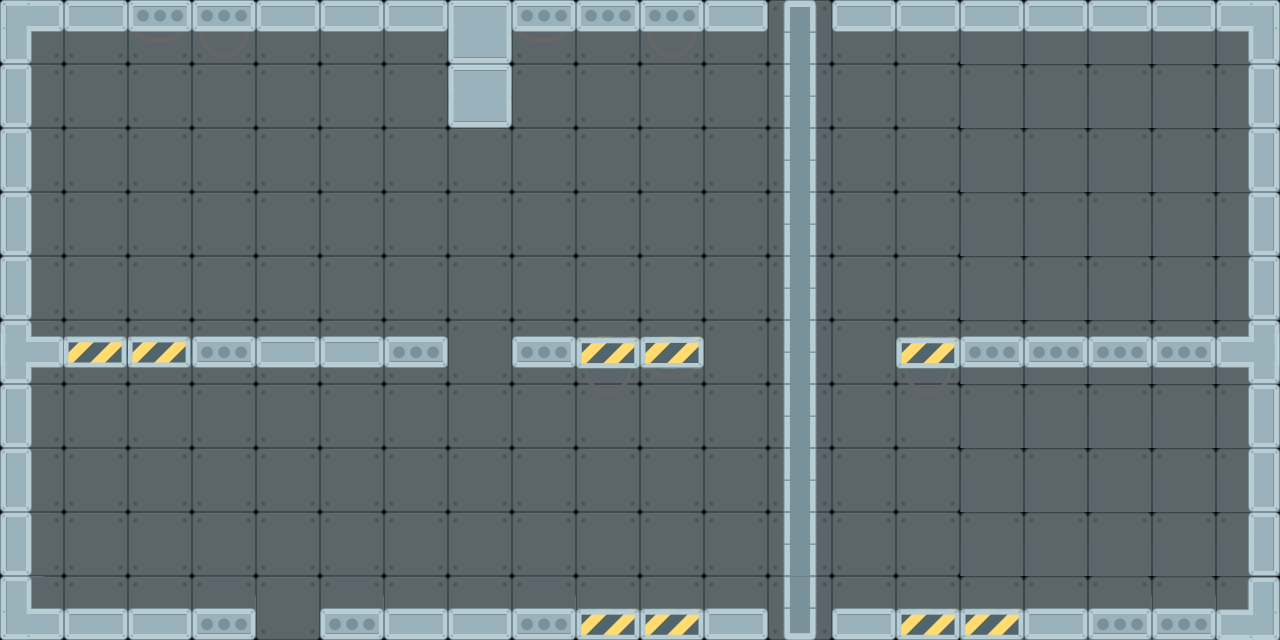

Below is a game level as drawn by its tile map, then a one-line description and the .tmx that defines it (tile-layer data replaced by summaries):
An orthogonal 20x10 tile map with 64x64 px tiles, 3 tile layers (background, floor, env) and 34 objects (11x light_soft, light_triangle, robot, assistant).

<map version="1.0" orientation="orthogonal" renderorder="right-down" width="20" height="10" tilewidth="64" tileheight="64" nextobjectid="112">
 <tileset firstgid="1" name="tiles" tilewidth="64" tileheight="64" tilecount="128" columns="16">
  <image source="../tiles.png" width="1024" height="512" />
 </tileset>
 <layer name="background" width="20" height="10" opacity="0.5">
  <data>[200 cells, 200 non-empty, 2 distinct tile ids]</data>
 </layer>
 <layer name="floor" width="20" height="10">
  <data>[200 cells, 70 non-empty, 22 distinct tile ids]</data>
 </layer>
 <layer name="env" width="20" height="10">
  <data>[200 cells, 10 non-empty, 3 distinct tile ids]</data>
 </layer>
 <objectgroup name="obstacles">
  <object id="1" x="2" y="-2" width="26" height="640" />
  <object id="2" x="1248" y="0" width="26" height="640" />
  <object id="3" x="2" y="4" width="1278" height="22" />
  <object id="5" x="5.33333" y="616" width="1274.67" height="28" />
  <object id="66" x="28" y="345" width="673.333" height="30.6667" />
  <object id="93" x="895.333" y="345" width="383" height="30.6667" />
  <object id="109" x="448" y="0" width="64" height="128" />
 </objectgroup>
 <objectgroup name="elevators">
  <object id="7" x="736" y="613.333" width="128" height="48">
   <properties>
    <property name="direction" value="0,1" />
    <property name="maxDistance" value="2.8" />
    <property name="name" value="elevator0" />
   </properties>
  </object>
 </objectgroup>
 <objectgroup name="switches">
  <object id="54" x="640" y="192" width="64" height="64">
   <properties>
    <property name="enabled" value="true" />
    <property name="name" value="switch0" />
    <property name="target" value="elevator0" />
   </properties>
  </object>
 </objectgroup>
 <objectgroup name="doors">
  <object id="68" x="64" y="146.667" width="128" height="192">
   <properties>
    <property name="levelId" value="6" />
   </properties>
  </object>
 </objectgroup>
 <objectgroup name="lights" visible="0">
  <object id="73" name="light_soft" x="518.667" y="153.333" width="64" height="64">
   <properties>
    <property name="alpha" value="0.05" />
    <property name="color" value="0xffE0F7FA" />
    <property name="height" value="700" />
    <property name="type" value="soft" />
    <property name="width" value="700" />
   </properties>
  </object>
  <object id="74" name="light_soft" x="134.667" y="153.333" width="64" height="64">
   <properties>
    <property name="alpha" value="0.05" />
    <property name="color" value="0xffE0F7FA" />
    <property name="height" value="700" />
    <property name="type" value="soft" />
    <property name="width" value="700" />
   </properties>
  </object>
  <object id="75" name="light_soft" x="326.667" y="153.333" width="64" height="64">
   <properties>
    <property name="alpha" value="0.05" />
    <property name="color" value="0xffE0F7FA" />
    <property name="height" value="700" />
    <property name="type" value="soft" />
    <property name="width" value="700" />
   </properties>
  </object>
  <object id="76" name="light_triangle" x="786" y="65" width="64" height="64">
   <properties>
    <property name="alpha" value="0.25" />
    <property name="color" value="0xffffffff" />
    <property name="height" value="1000" />
    <property name="type" value="triangle" />
    <property name="width" value="400" />
   </properties>
  </object>
  <object id="77" name="light_soft" x="319.667" y="446.333" width="64" height="64">
   <properties>
    <property name="alpha" value="0.05" />
    <property name="color" value="0xffE0F7FA" />
    <property name="height" value="500" />
    <property name="type" value="soft" />
    <property name="width" value="500" />
   </properties>
  </object>
  <object id="78" name="light_soft" x="127.667" y="446.333" width="64" height="64">
   <properties>
    <property name="alpha" value="0.05" />
    <property name="color" value="0xffE0F7FA" />
    <property name="height" value="500" />
    <property name="type" value="soft" />
    <property name="width" value="500" />
   </properties>
  </object>
  <object id="79" name="light_soft" x="511.667" y="446.333" width="64" height="64">
   <properties>
    <property name="alpha" value="0.05" />
    <property name="color" value="0xffE0F7FA" />
    <property name="height" value="500" />
    <property name="type" value="soft" />
    <property name="width" value="500" />
   </properties>
  </object>
  <object id="100" name="light_soft" x="1152" y="448" width="64" height="64">
   <properties>
    <property name="alpha" value="0.05" />
    <property name="color" value="0xffE0F7FA" />
    <property name="height" value="500" />
    <property name="type" value="soft" />
    <property name="width" value="500" />
   </properties>
  </object>
  <object id="102" name="light_soft" x="960" y="448" width="64" height="64">
   <properties>
    <property name="alpha" value="0.05" />
    <property name="color" value="0xffE0F7FA" />
    <property name="height" value="500" />
    <property name="type" value="soft" />
    <property name="width" value="500" />
   </properties>
  </object>
  <object id="103" name="light_soft" x="896" y="160" width="64" height="64">
   <properties>
    <property name="alpha" value="0.05" />
    <property name="color" value="0xffE0F7FA" />
    <property name="height" value="700" />
    <property name="type" value="soft" />
    <property name="width" value="700" />
   </properties>
  </object>
  <object id="104" name="light_soft" x="1088" y="160" width="64" height="64">
   <properties>
    <property name="alpha" value="0.05" />
    <property name="color" value="0xffE0F7FA" />
    <property name="height" value="700" />
    <property name="type" value="soft" />
    <property name="width" value="700" />
   </properties>
  </object>
  <object id="105" name="light_soft" x="1280" y="160" width="64" height="64">
   <properties>
    <property name="alpha" value="0.05" />
    <property name="color" value="0xffE0F7FA" />
    <property name="height" value="700" />
    <property name="type" value="soft" />
    <property name="width" value="700" />
   </properties>
  </object>
 </objectgroup>
 <objectgroup name="players">
  <object id="80" name="robot" x="128" y="542" width="64" height="64" />
  <object id="90" name="assistant" x="64" y="448" width="64" height="64" />
 </objectgroup>
 <objectgroup name="fans">
  <object id="81" x="320" y="64" width="64" height="64" />
  <object id="83" x="576" y="64" width="64" height="64" />
  <object id="106" x="1152" y="64" width="64" height="64" />
  <object id="107" x="1024" y="64" width="64" height="64" />
  <object id="108" x="896" y="64" width="64" height="64" />
 </objectgroup>
 <objectgroup name="boxes">
  <object id="87" x="1040" y="496" width="110" height="110">
   <properties>
    <property name="enabled" value="true" />
   </properties>
  </object>
  <object id="110" x="1136" y="224" width="110" height="110">
   <properties>
    <property name="enabled" value="false" />
   </properties>
  </object>
  <object id="111" x="1024" y="224" width="110" height="110">
   <properties>
    <property name="enabled" value="false" />
   </properties>
  </object>
 </objectgroup>
 <objectgroup name="sensors">
  <object id="89" x="256" y="608" width="64" height="32">
   <properties>
    <property name="id" value="sensor0" />
    <property name="target" value="gate0" />
   </properties>
  </object>
 </objectgroup>
 <objectgroup name="gates">
  <object id="96" x="450" y="174" width="64" height="192">
   <properties>
    <property name="name" value="gate0" />
    <property name="orientation" value="vertical" />
   </properties>
  </object>
 </objectgroup>
</map>
